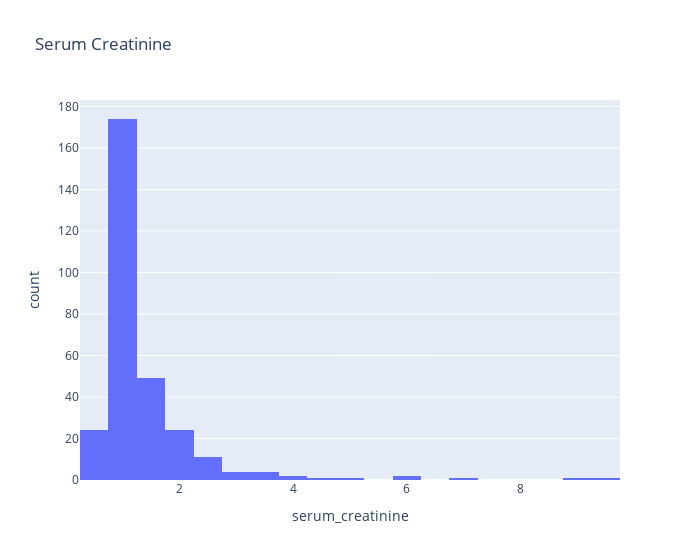

The cell this chart's notebook holds for it:
### Code cell
#serum_creatinine

fig = px.histogram (df,"serum_creatinine", nbins=40, title='Serum Creatinine', width=700)
fig.show()

### Figure 1 — Plotly figure (JSON) as saved in the notebook; plotly's stock layout.template omitted (floating-point values rounded to 4 significant figures; data arrays with more than 128 entries replaced by an {"elided": "..."} marker saying what was removed)
{"data": [{"alignmentgroup": "True", "bingroup": "x", "hovertemplate": "serum_creatinine=%{x}<br>count=%{y}<extra></extra>", "legendgroup": "", "marker": {"color": "#636efa"}, "name": "", "nbinsx": 40, "offsetgroup": "", "orientation": "v", "showlegend": false, "type": "histogram", "x": {"elided": "299 float values"}, "xaxis": "x", "yaxis": "y"}], "layout": {"barmode": "relative", "legend": {"tracegroupgap": 0}, "title": {"text": "Serum Creatinine"}, "width": 700, "xaxis": {"anchor": "y", "domain": [0, 1], "title": {"text": "serum_creatinine"}}, "yaxis": {"anchor": "x", "domain": [0, 1], "title": {"text": "count"}}}}
